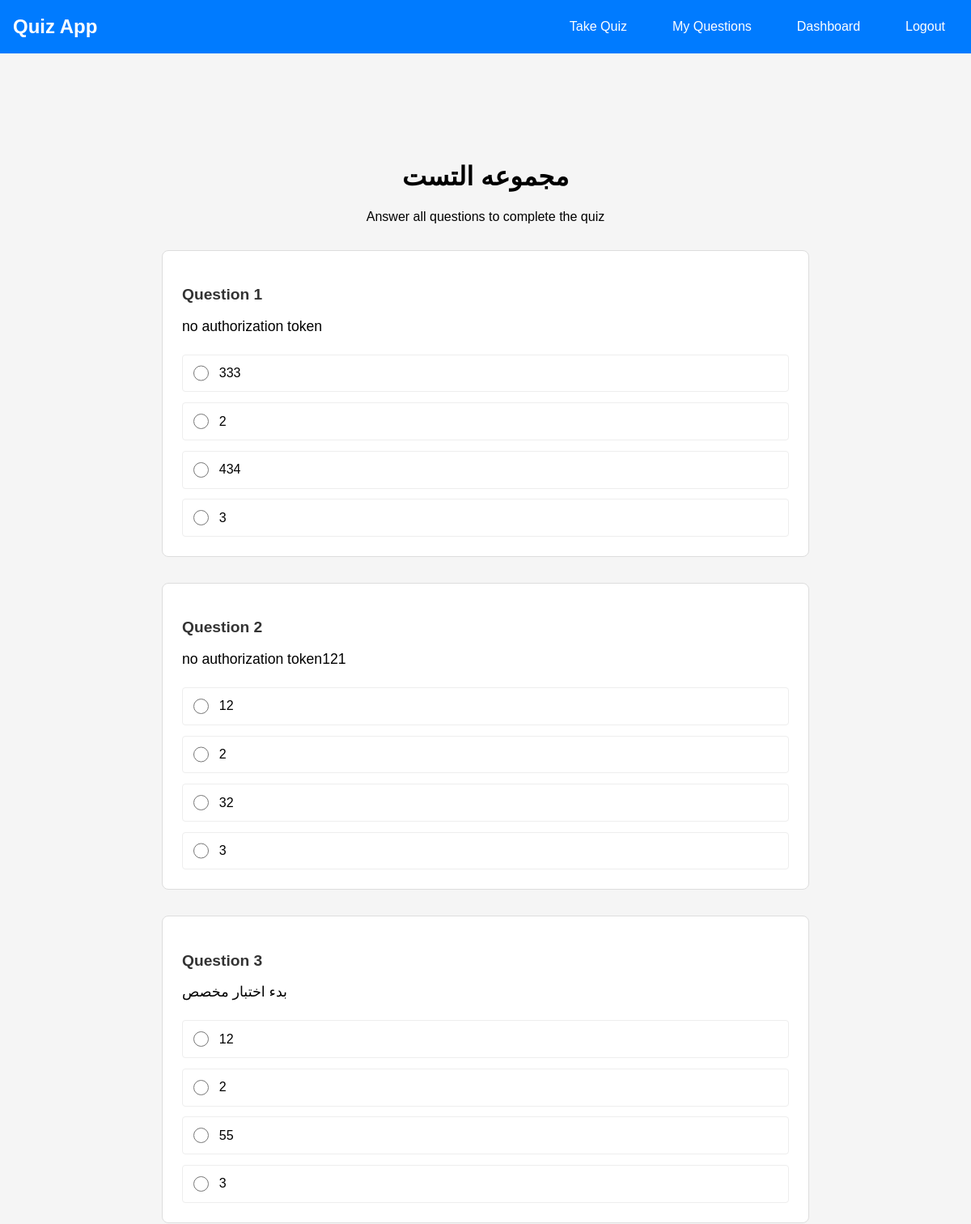
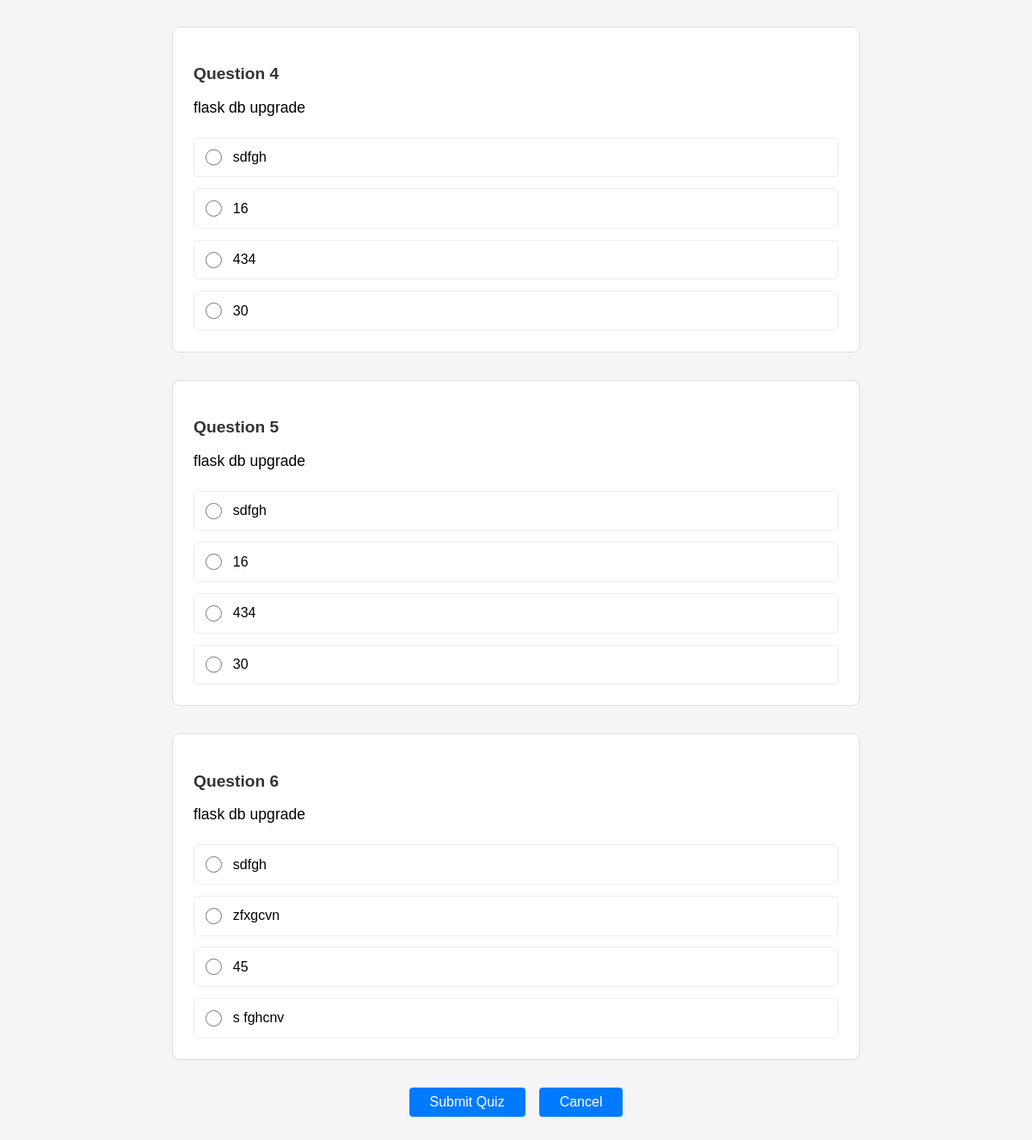
Screenshot of /start-group-quiz/1 (signed in) with the database file from the repository (2 pictures, top to bottom).
### models.py (models this page shows, shortened)
class QuestionGroup(db.Model):
    id = db.Column(db.Integer, primary_key=True)
    name = db.Column(db.String(100), nullable=False)
    description = db.Column(db.Text)
    time_limit = db.Column(db.Integer, default=300)  # in seconds
    user_id = db.Column(db.Integer, db.ForeignKey('user.id'), nullable=False)
    created_at = db.Column(db.DateTime, default=datetime.utcnow)
    questions = db.relationship('CustomQuestion', backref='group', lazy=True)

class CustomQuestion(db.Model):
    id = db.Column(db.Integer, primary_key=True)
    text = db.Column(db.Text, nullable=False)
    options = db.Column(db.JSON, nullable=False)
    correct_answer = db.Column(db.String(200), nullable=False)
    time_limit = db.Column(db.Integer, default=60)  # in seconds
    user_id = db.Column(db.Integer, db.ForeignKey('user.id'), nullable=False)
    group_id = db.Column(db.Integer, db.ForeignKey('question_group.id'))
    created_at = db.Column(db.DateTime, default=datetime.utcnow)

### routes.py (the view)
@routes_bp.route('/start-group-quiz/<int:group_id>')
@login_required
def start_group_quiz(group_id):
    group = QuestionGroup.query.get_or_404(group_id)
    if group.user_id != current_user.id:
        flash('You do not have permission to take this quiz', 'error')
        return redirect(url_for('routes.custom_questions'))
    questions = CustomQuestion.query.filter_by(group_id=group_id).all()
    if not questions:
        flash('This group has no questions yet', 'error')
        return redirect(url_for('routes.custom_questions'))
    form = FlaskForm()
    current_time = datetime.now().timestamp()
    return render_template('start_custom_quiz.html',
                         questions=questions,
                         group=group,
                         form=form,
                         current_time=current_time)

### templates/start_custom_quiz.html (shortened to what this page needs)
{% extends "base.html" %}
{% block content %}
<div class="container">
    <div class="welcome-section">
        <h1>{{ group.name }}</h1>
        <p>Answer all questions to complete the quiz</p>
        <form method="POST" action="{{ url_for('routes.submit_group_quiz', group_id=group.id) }}" class="quiz-form">
            {% for question in questions %}
            <div class="question-box">
                <h3>Question {{ loop.index }}</h3>
                <p class="question-text">{{ question.text }}</p>
                <div class="options">
                    {% for option in question.options %}
                    <label class="option">
                        <input type="radio" name="question-{{ question.id }}" value="{{ option }}" required>
                        {{ option }}
                    </label>
                    {% endfor %}
                </div>
            </div>
            {% endfor %}
            <div class="actions">
                <button type="submit" class="btn">Submit Quiz</button>
                <a href="{{ url_for('routes.custom_questions') }}" class="btn">Cancel</a>
            </div>
        </form>
    </div>
</div>
{% endblock %}

### templates/base.html (style rules this page uses)
body { font-family: Arial, sans-serif; margin: 0; padding: 0; background-color: #f5f5f5; }
.container { max-width: 1200px; margin: 0 auto; padding: 2rem; }

### templates/start_custom_quiz.html (style rules this page uses)
.welcome-section { text-align: center; padding: 2rem; margin: 2rem auto; max-width: 800px; }
.quiz-form { text-align: left; margin-top: 2rem; }
.question-box { margin-bottom: 2rem; padding: 1.5rem; border: 1px solid #ddd; border-radius: 8px; background: white; transition: transform 0.2s; }
.question-box h3 { margin-bottom: 1rem; font-size: 1.2rem; color: #333; }
.question-text { margin-bottom: 1.5rem; font-size: 1.1rem; }
.options { display: flex; flex-direction: column; gap: 0.8rem; }
.option { display: flex; align-items: center; gap: 0.8rem; padding: 0.8rem; border: 1px solid #eee; border-radius: 4px; cursor: pointer; transition: background-color 0.2s; }
.actions { display: flex; gap: 1rem; justify-content: center; margin-top: 2rem; }
.btn { padding: 0.5rem 1.5rem; text-decoration: none; border-radius: 4px; background: #007bff; color: white; border: none; cursor: pointer; font-size: 1rem; transition: background-color 0.2s; }
input[type="radio"] { width: 1.2rem; height: 1.2rem; margin: 0; }

### rows the page displays
QuestionGroup: name "مجموعه التست"
CustomQuestion: text "no authorization token", options "333" "2" "434" "3"
CustomQuestion: text "no authorization token121", options "12" "2" "32" "3"
CustomQuestion: text "بدء اختبار مخصص", options "12" "2" "55" "3"
CustomQuestion: text "flask db upgrade", options "sdfgh" "16" "434" "30"
CustomQuestion: text "flask db upgrade", options "sdfgh" "16" "434" "30"
CustomQuestion: text "flask db upgrade", options "sdfgh" "zfxgcvn" "45" "s fghcnv"
